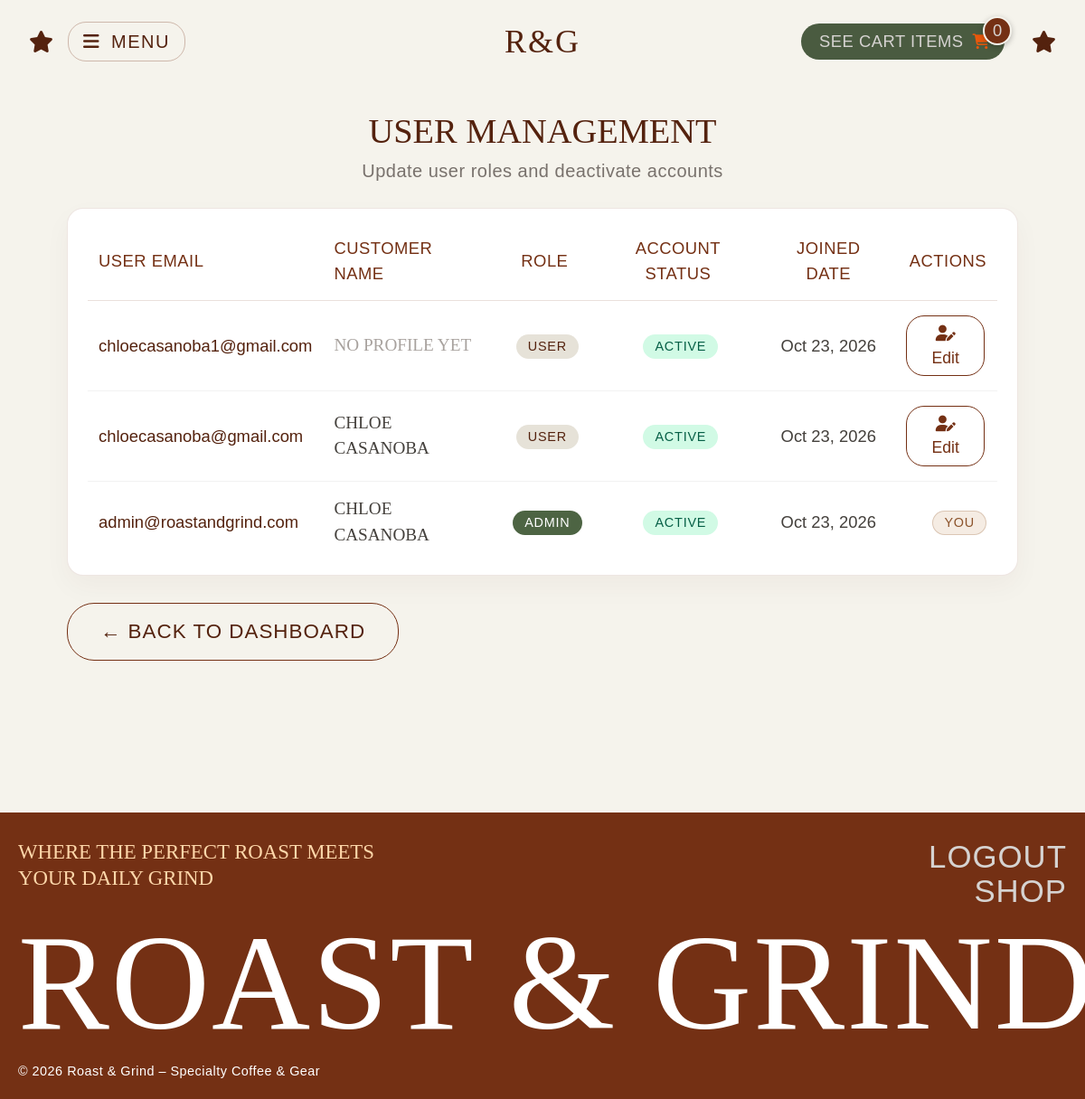
Before: /admin/users.php (signed in) with the older database file.
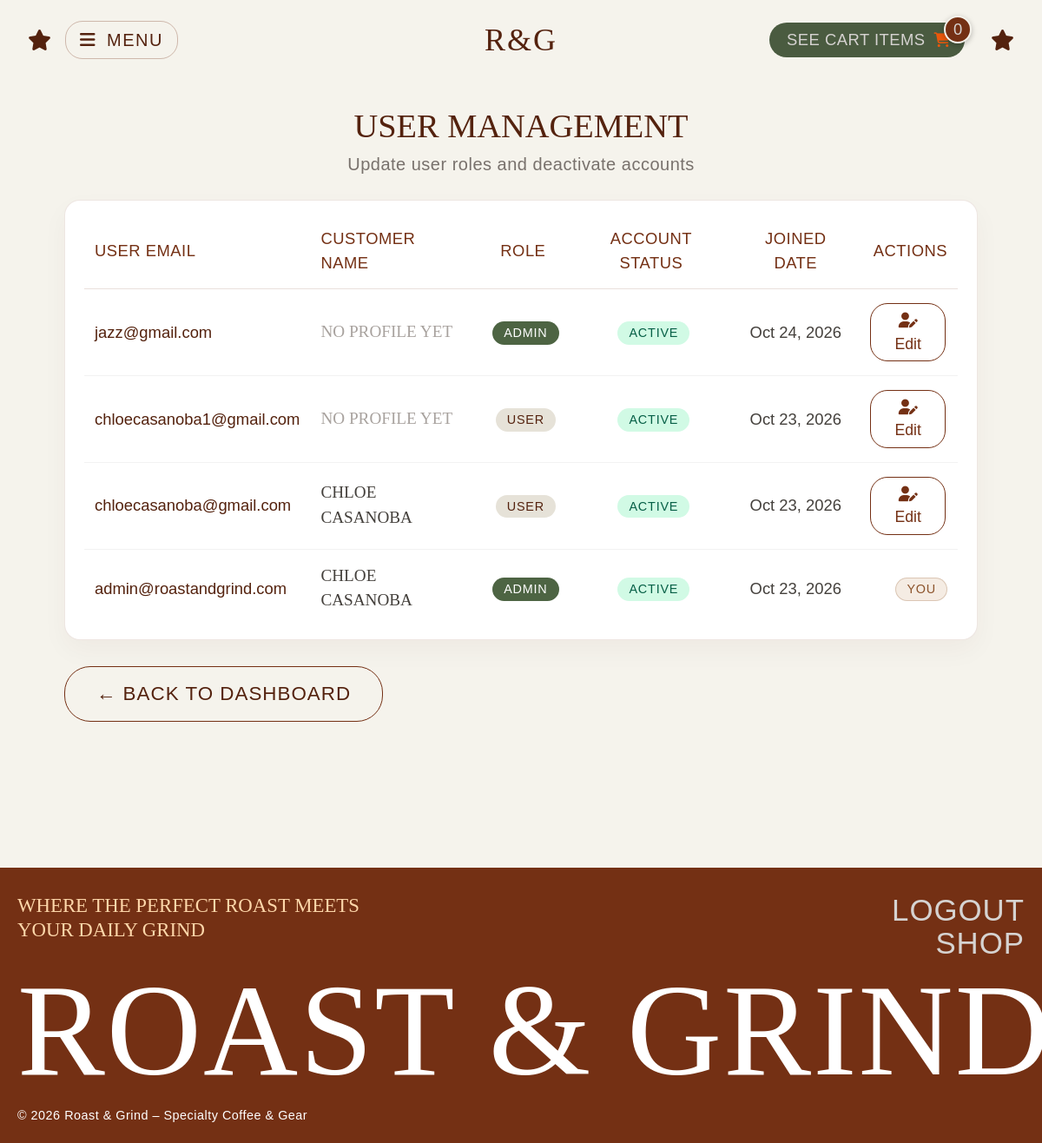
After: the same page with the newer database file.
### tables this page shows
CREATE TABLE `customers` (
  `customer_id` int(11) NOT NULL,
  `user_id` int(11) NOT NULL,
  `profile_photo` varchar(255) DEFAULT 'default_avatar.png',
  `first_name` varchar(50) NOT NULL DEFAULT '',
  `last_name` varchar(50) NOT NULL DEFAULT '',
  `address` varchar(150) NOT NULL DEFAULT '',
  `town` varchar(50) NOT NULL DEFAULT '',
  `postal_code` varchar(10) NOT NULL DEFAULT '',
  `phone` varchar(20) NOT NULL DEFAULT ''
);

CREATE TABLE `users` (
  `user_id` int(11) NOT NULL,
  `email` varchar(255) NOT NULL,
  `password_hash` varchar(255) NOT NULL,
  `role` enum('user','admin') NOT NULL DEFAULT 'user',
  `status` enum('active','inactive') NOT NULL DEFAULT 'active',
  `created_at` timestamp NOT NULL DEFAULT current_timestamp()
);

### admin/users.php (the view, shortened to what this page needs)
<?php
require_once "../includes/config.php";
$sql = "SELECT u.user_id, u.email, u.role, u.status, u.created_at, c.first_name, c.last_name
        FROM users u
        LEFT JOIN customers c ON u.user_id = c.user_id
        ORDER BY u.created_at DESC";
$result = mysqli_query($conn, $sql);
require_once "../includes/header.php";
?>
<div class="admin-items-wrapper">
    <h1 class="admin-items-title">User Management</h1>
    <p class="admin-items-subtitle">Update user roles and deactivate accounts</p>
    <div class="admin-items-box mt-4">
        <table class="dashboard-table">
            <thead>
                <tr>
                    <th class="text-start">User Email</th>
                    <th class="text-start">Customer Name</th>
                    <th class="text-center">Role</th>
                    <th class="text-center">Account Status</th>
                    <th class="text-center">Joined Date</th>
                    <th class="text-end">Actions</th>
                </tr>
            </thead>
            <tbody>
                <?php while ($row = mysqli_fetch_assoc($result)): ?>
                    <tr>
                        <td style="font-family: 'Alinore', sans-serif; font-size: 1.15rem; color: #54220E;">
                            <?= htmlspecialchars($row['email']); ?>
                        </td>
                        <td style="font-family: 'Aqila', serif; font-size: 1.2rem; text-transform: uppercase;">
                            <?= htmlspecialchars(trim($row['first_name'] . ' ' . $row['last_name'])) ?: '<span style="color:#A8A29E; font-family:\'Alinore\';">No Profile Yet</span>'; ?>
                        </td>
                        <td class="text-center">
                            <?php if ($row['role'] === 'admin'): ?>
                                <span class="badge" style="background-color: #4D6443; color: white;">Admin</span>
                            <?php else: ?>
                                <span class="badge" style="background-color: #E6E2D8; color: #54220E;">User</span>
                            <?php endif; ?>
                        </td>
                        <td class="text-center">
                            <?php if ($row['status'] === 'active'): ?>
                                <span class="badge" style="background-color: #D1FAE5; color: #065F46;">Active</span>
                            <?php else: ?>
                                <span class="badge" style="background-color: #FEE2E2; color: #991B1B;">Inactive</span>
                            <?php endif; ?>
                        </td>
                        <td class="text-center" style="font-family: 'Alinore', sans-serif;">
                            <?= date('M j, Y', strtotime($row['created_at'])); ?>
                        </td>
                        <td class="text-end">
                            <?php if ((int)$row['user_id'] !== (int)$_SESSION['user_id']): ?>
                                <button type="button" class="admin-action-btn" data-bs-toggle="modal" data-bs-target="#editUserModal<?= $row['user_id']; ?>">
                                    <i class="fa-solid fa-user-pen"></i> Edit
                                </button>
                            <?php else: ?>
                                <span class="badge bg-secondary">You</span>
                            <?php endif; ?>
                        </td>
                    </tr>
                <?php endwhile; ?>
            </tbody>
        </table>
    </div>
    <div class="dashboard-actions-bar">
        <a href="dashboard.php" class="dashboard-btn-outline">
            &larr; Back to Dashboard
        </a>
    </div>
</div>
<?php require_once "../includes/footer.php"; ?>

### includes/header.php (shortened to what this page needs)
<?php
$cartCount = (isset($_SESSION['cart_products']) && is_array($_SESSION['cart_products']))
             ? count($_SESSION['cart_products'])
             : 0;
$is_admin = (strpos($_SERVER['REQUEST_URI'], '/item/') !== false || strpos($_SERVER['REQUEST_URI'], '/admin/') !== false || strpos($_SERVER['REQUEST_URI'], '/user/') !== false);
?>
<!DOCTYPE html>
<html lang="en">
<head>
    <link href="https://cdn.jsdelivr.net/npm/bootstrap@5.3.2/dist/css/bootstrap.min.css" rel="stylesheet">
    <link rel="stylesheet" href="https://cdnjs.cloudflare.com/ajax/libs/font-awesome/6.4.2/css/all.min.css">
    <link rel="stylesheet" href="/roast-and-grind/includes/style/style.css?v=<?= time(); ?>">
</head>
<body class="<?= $is_admin ? 'admin-page' : 'store-wrapper'; ?>" style="background-color: var(--bg-cream); min-height: 100vh; display: flex; flex-direction: column;">
<header class="store-top-bar mb-4">
    <div class="store-left-menu-group">
        <i class="fa-solid fa-star store-star"></i>
        <button type="button" class="menu-trigger-btn" data-bs-toggle="offcanvas" data-bs-target="#leftMenuDrawer" aria-controls="leftMenuDrawer">
            <i class="fa-solid fa-bars me-1"></i> MENU
        </button>
    </div>
    <div class="store-center-nav">
        <a href="/roast-and-grind/index.php" class="store-brand">R&G</a>
    </div>
    <div class="store-right-cart-group">
        <a href="/roast-and-grind/view_cart.php" class="figma-cart-btn" title="View Cart">
            <div class="figma-cart-pill">
                <span>See cart items</span>
                <i class="fa-solid fa-cart-shopping figma-cart-icon"></i>
            </div>
            <div class="figma-cart-circle">
                <?= $cartCount; ?>
            </div>
        </a>
        <i class="fa-solid fa-star store-star"></i>
    </div>
</header>
<div class="container mb-5" style="flex: 1 0 auto;">

### includes/footer.php (shortened to what this page needs)
</div>
<footer class="boutique-footer">
    <div class="footer-top-row">
        <div class="footer-slogan">
            WHERE THE PERFECT ROAST MEETS<br>YOUR DAILY GRIND
        </div>
        <div class="footer-nav-links">
            <?php if (isset($_SESSION['user_id'])): ?>
                <a href="/roast-and-grind/user/logout.php" class="footer-link">LOGOUT</a>
            <?php else: ?>
                <a href="/roast-and-grind/user/login.php" class="footer-link">LOG IN</a>
            <?php endif; ?>
            <a href="/roast-and-grind/shop.php#top" class="footer-link">SHOP</a>
        </div>
    </div>
    <div class="footer-huge-brand">
        ROAST & GRIND
    </div>
    <div class="footer-bottom-line">
        &copy; <?= date('Y'); ?> Roast & Grind – Specialty Coffee & Gear
    </div>
</footer>
</body>
</html>

Changed rows visible on the page:
added customers: user.email "jazz@gmail.com", first_name+last_name "NO PROFILE YET", shows "ADMIN", user.created_at "Oct 24, 2026"
